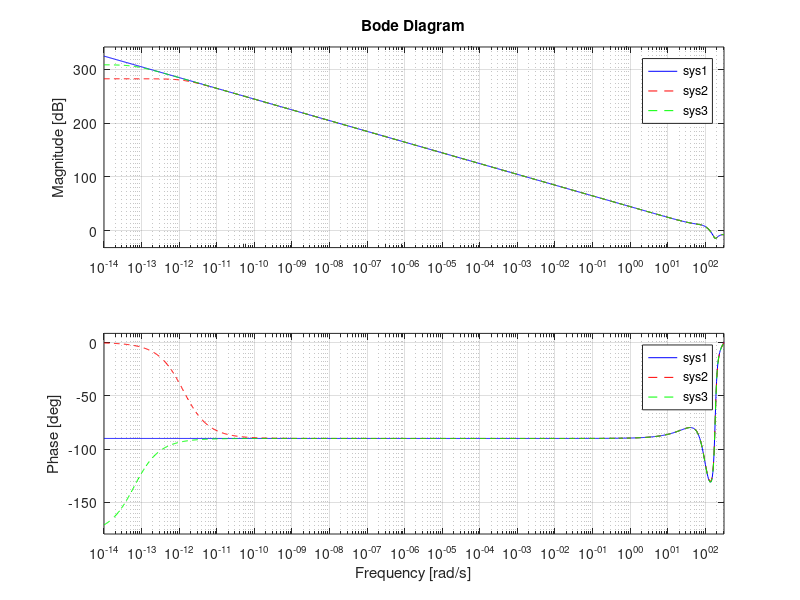

MATLAB code to generate this figure:
clear all;
close all;
clc;

Ts = 0.01;
z = tf('z',Ts);

% Discrete system
A = [0 1 0; 0 0 1; 0.41 -1.21 1.8];
B = [0; 0; 0.01];
C = [7 -73 170];
D = 1;

% Set as state space
sys1 = ss(A,B,C,D,Ts);

% Compute transfer function
sys2 = C*inv(z*eye(3) - A)*B + D;

% Compute the actual transfer function
[num,den] = ss2tf(A,B,C,D)
sys3 = tf(num,den,Ts)

% Show bode
bode(sys1,'b',sys2,'r--',sys3,'g--');
